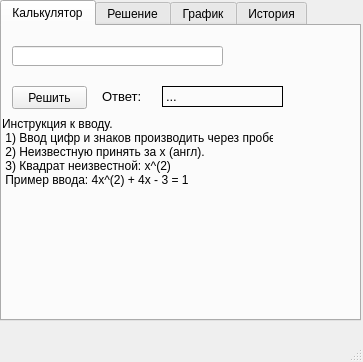
<?xml version="1.0" encoding="UTF-8"?>
<ui version="4.0">
 <class>MainWindow</class>
 <widget class="QMainWindow" name="MainWindow">
  <property name="geometry">
   <rect>
    <x>0</x>
    <y>0</y>
    <width>363</width>
    <height>362</height>
   </rect>
  </property>
  <property name="windowTitle">
   <string/>
  </property>
  <widget class="QWidget" name="centralwidget">
   <widget class="QTabWidget" name="tabWidget">
    <property name="geometry">
     <rect>
      <x>0</x>
      <y>0</y>
      <width>361</width>
      <height>321</height>
     </rect>
    </property>
    <property name="currentIndex">
     <number>0</number>
    </property>
    <widget class="QWidget" name="tab">
     <attribute name="title">
      <string>Калькулятор</string>
     </attribute>
     <widget class="QPushButton" name="pushButton">
      <property name="geometry">
       <rect>
        <x>10</x>
        <y>60</y>
        <width>75</width>
        <height>23</height>
       </rect>
      </property>
      <property name="text">
       <string>Решить</string>
      </property>
     </widget>
     <widget class="QLabel" name="label">
      <property name="geometry">
       <rect>
        <x>0</x>
        <y>90</y>
        <width>271</width>
        <height>71</height>
       </rect>
      </property>
      <property name="text">
       <string>Инструкция к вводу. 
 1) Ввод цифр и знаков производить через пробел. 
 2) Неизвестную принять за x (англ). 
 3) Квадрат неизвестной: x^(2) 
 Пример ввода: 4x^(2) + 4x - 3 = 1</string>
      </property>
     </widget>
     <widget class="QLineEdit" name="lineEdit">
      <property name="geometry">
       <rect>
        <x>10</x>
        <y>20</y>
        <width>211</width>
        <height>20</height>
       </rect>
      </property>
     </widget>
     <widget class="QLabel" name="label_2">
      <property name="geometry">
       <rect>
        <x>100</x>
        <y>60</y>
        <width>61</width>
        <height>21</height>
       </rect>
      </property>
      <property name="font">
       <font>
        <pointsize>10</pointsize>
       </font>
      </property>
      <property name="text">
       <string>Ответ:</string>
      </property>
     </widget>
     <widget class="QLabel" name="label_3">
      <property name="geometry">
       <rect>
        <x>160</x>
        <y>60</y>
        <width>121</width>
        <height>21</height>
       </rect>
      </property>
      <property name="font">
       <font>
        <pointsize>10</pointsize>
       </font>
      </property>
      <property name="frameShape">
       <enum>QFrame::Box</enum>
      </property>
      <property name="text">
       <string>...</string>
      </property>
     </widget>
    </widget>
    <widget class="QWidget" name="tab_2">
     <attribute name="title">
      <string>Решение</string>
     </attribute>
     <widget class="QLabel" name="label_4">
      <property name="geometry">
       <rect>
        <x>10</x>
        <y>0</y>
        <width>331</width>
        <height>291</height>
       </rect>
      </property>
      <property name="text">
       <string>Нет уравнения - нет решения</string>
      </property>
      <property name="alignment">
       <set>Qt::AlignLeading|Qt::AlignLeft|Qt::AlignTop</set>
      </property>
     </widget>
    </widget>
    <widget class="QWidget" name="tab_4">
     <attribute name="title">
      <string>График</string>
     </attribute>
     <widget class="QWidget" name="widget" native="true">
      <property name="geometry">
       <rect>
        <x>-1</x>
        <y>-1</y>
        <width>351</width>
        <height>291</height>
       </rect>
      </property>
     </widget>
    </widget>
    <widget class="QWidget" name="tab_3">
     <attribute name="title">
      <string>История</string>
     </attribute>
     <widget class="QLabel" name="label_5">
      <property name="geometry">
       <rect>
        <x>0</x>
        <y>0</y>
        <width>351</width>
        <height>281</height>
       </rect>
      </property>
      <property name="text">
       <string>История пуста</string>
      </property>
      <property name="alignment">
       <set>Qt::AlignLeading|Qt::AlignLeft|Qt::AlignTop</set>
      </property>
     </widget>
     <widget class="QPushButton" name="pushButton_2">
      <property name="geometry">
       <rect>
        <x>234</x>
        <y>0</y>
        <width>111</width>
        <height>23</height>
       </rect>
      </property>
      <property name="text">
       <string>Очистить историю</string>
      </property>
     </widget>
    </widget>
   </widget>
  </widget>
  <widget class="QMenuBar" name="menubar">
   <property name="geometry">
    <rect>
     <x>0</x>
     <y>0</y>
     <width>363</width>
     <height>21</height>
    </rect>
   </property>
  </widget>
  <widget class="QStatusBar" name="statusbar"/>
 </widget>
 <resources/>
 <connections/>
</ui>
